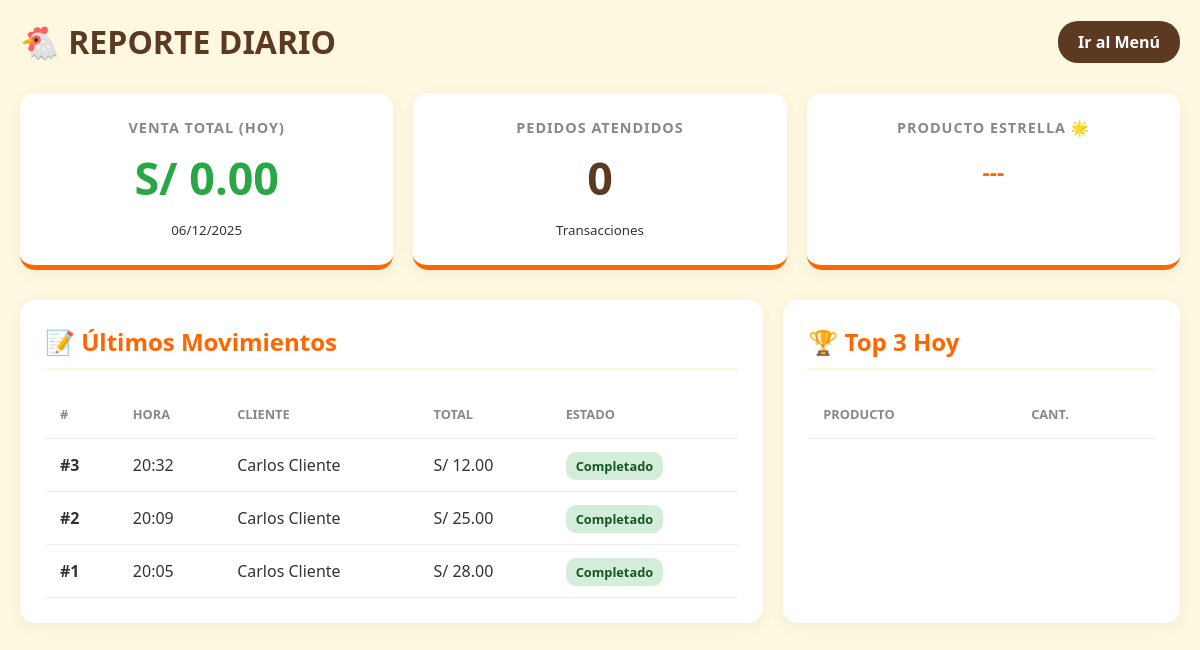
The app's page /admin.php with its own data.
### tables this page shows
CREATE TABLE `pedidos` (
  `id` int(11) NOT NULL,
  `cliente_id` int(11) NOT NULL,
  `fecha` datetime DEFAULT current_timestamp(),
  `total` decimal(10,2) NOT NULL,
  `estado` enum('pendiente','completado','cancelado') DEFAULT 'pendiente'
);

CREATE TABLE `clientes` (
  `id` int(11) NOT NULL,
  `nombre` varchar(150) NOT NULL,
  `email` varchar(100) DEFAULT NULL,
  `telefono` varchar(20) DEFAULT NULL
);

### admin.php (the view, shortened to what this page needs)
<?php
include 'conexion.php';
$sql_total = "SELECT SUM(total) as total_dia, COUNT(*) as cantidad_pedidos FROM pedidos WHERE DATE(fecha) = CURDATE()";
$res_total = $pdo->query($sql_total)->fetch(PDO::FETCH_ASSOC);
$venta_hoy = $res_total['total_dia'] ?? 0;
$pedidos_hoy = $res_total['cantidad_pedidos'];
$sql_top = "SELECT prod.nombre, SUM(d.cantidad) as total_vendido
            FROM detalle_pedidos d JOIN productos prod ON d.producto_id = prod.id
            JOIN pedidos p ON d.pedido_id = p.id WHERE DATE(p.fecha) = CURDATE()
            GROUP BY prod.nombre ORDER BY total_vendido DESC LIMIT 3";
$top_productos = $pdo->query($sql_top)->fetchAll(PDO::FETCH_ASSOC);
$sql_lista = "SELECT p.id, p.fecha, c.nombre as cliente, p.total, p.estado
              FROM pedidos p JOIN clientes c ON p.cliente_id = c.id
              ORDER BY p.fecha DESC LIMIT 10";
$ultimos_pedidos = $pdo->query($sql_lista)->fetchAll(PDO::FETCH_ASSOC);
?>
<!DOCTYPE html>
<html lang="es">
<head>
</head>
<body>
    <div class="header">
        <div class="titulo">🐔 Reporte Diario</div>
        <a href="index.php" class="btn-volver">Ir al Menú</a>
    </div>
    <div class="kpi-container">
        <div class="card">
            <h3>Venta Total (Hoy)</h3>
            <div class="numero verde">S/ <?php echo number_format($venta_hoy, 2); ?></div>
            <small><?php echo date('d/m/Y'); ?></small>
        </div>
        <div class="card">
            <h3>Pedidos Atendidos</h3>
            <div class="numero"><?php echo $pedidos_hoy; ?></div>
            <small>Transacciones</small>
        </div>
        <div class="card">
            <h3>Producto Estrella 🌟</h3>
            <div style="font-size: 1.4rem; font-weight:bold; margin-top:20px; color:#ff6600;">
                <?php echo !empty($top_productos) ? $top_productos[0]['nombre'] : '---'; ?>
            </div>
        </div>
    </div>
    <div style="display: flex; gap: 20px;" class="contenedor-tablas">
        <div class="panel" style="flex: 2;">
            <h2>📝 Últimos Movimientos</h2>
            <table>
                <thead>
                    <tr>
                        <th>#</th>
                        <th>Hora</th>
                        <th>Cliente</th>
                        <th>Total</th>
                        <th>Estado</th>
                    </tr>
                </thead>
                <tbody>
                    <?php foreach ($ultimos_pedidos as $p): ?>
                    <tr>
                        <td><strong>#<?php echo $p['id']; ?></strong></td>
                        <td><?php echo date('H:i', strtotime($p['fecha'])); ?></td>
                        <td><?php echo $p['cliente']; ?></td>
                        <td>S/ <?php echo number_format($p['total'], 2); ?></td>
                        <td>
                            <span class="badge <?php echo $p['estado']; ?>">
                                <?php echo ucfirst($p['estado']); ?>
                            </span>
                        </td>
                    </tr>
                    <?php endforeach; ?>
                </tbody>
            </table>
        </div>
        <div class="panel" style="flex: 1;">
            <h2>🏆 Top 3 Hoy</h2>
            <table>
                <thead>
                    <tr>
                        <th>Producto</th>
                        <th>Cant.</th>
                    </tr>
                </thead>
            </table>
        </div>
    </div>
</body>
</html>

### admin.php (style rules this page uses)
body { font-family: 'Segoe UI', sans-serif; background-color: #fff8e1; margin: 0; padding: 20px; color: #333; }
.header { display: flex; justify-content: space-between; align-items: center; margin-bottom: 30px; }
.titulo { font-size: 2rem; color: #5c3a21; font-weight: 900; text-transform: uppercase; }
.btn-volver { text-decoration: none; background: #5c3a21; color: white; padding: 10px 20px; border-radius: 20px; font-weight: bold; }
.kpi-container { display: flex; gap: 20px; margin-bottom: 30px; flex-wrap: wrap; }
.card { flex: 1; min-width: 250px; background: white; padding: 25px; border-radius: 15px; box-shadow: 0 4px 15px rgba(0,0,0,0.05); text-align: center; border-bottom: 5px solid #ff6600; }
.card h3 { margin: 0; color: #888; font-size: 0.9rem; text-transform: uppercase; letter-spacing: 1px; }
.card .numero { font-size: 2.8rem; font-weight: 900; color: #5c3a21; margin: 10px 0; }
.card .numero.verde { color: #28a745; }
.panel { background: white; padding: 25px; border-radius: 15px; box-shadow: 0 4px 15px rgba(0,0,0,0.05); margin-bottom: 20px; }
.panel h2 { margin-top: 0; color: #ff6600; border-bottom: 2px solid #fff8e1; padding-bottom: 10px; }
table { width: 100%; border-collapse: collapse; margin-top: 10px; }
th, td { padding: 15px; text-align: left; border-bottom: 1px solid #f0f0f0; }
th { color: #888; font-size: 0.8rem; text-transform: uppercase; }
.badge { padding: 5px 10px; border-radius: 10px; font-size: 0.8rem; font-weight: bold; }
.completado { background: #d4edda; color: #155724; }

### records on screen
pedidos: id "3", fecha "20:32", cliente.nombre "Carlos Cliente", total "12.00", estado "Completado"
pedidos: id "2", fecha "20:09", cliente.nombre "Carlos Cliente", total "25.00", estado "Completado"
pedidos: id "1", fecha "20:05", cliente.nombre "Carlos Cliente", total "28.00", estado "Completado"

### other values on screen
$venta_hoy "0.00"
$pedidos_hoy "0"
